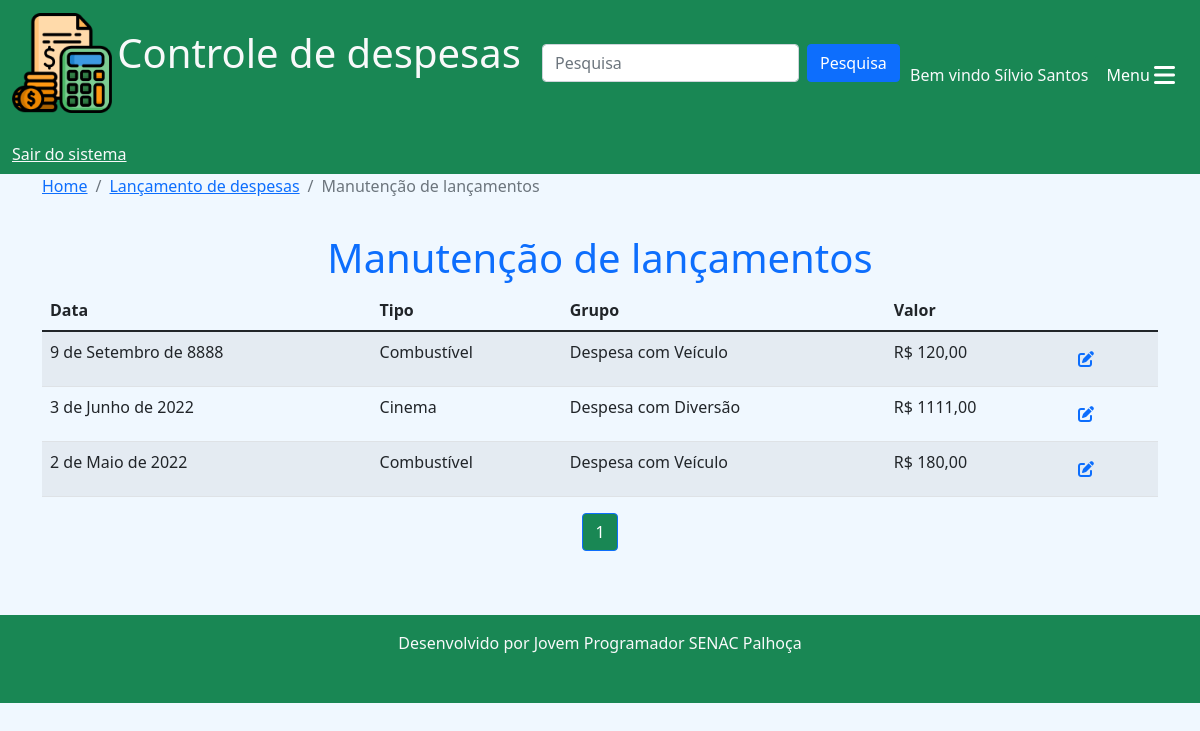
Page /despesas/manut_despesas/ (signed in) on the committed database.
### despesas/models.py (models this page shows, shortened)
class Despesa(models.Model):
    despesa = models.TextField(blank=True, null=True)
    data = models.DateField()
    usuario = models.ForeignKey(User, on_delete=models.CASCADE)
    tipo = models.ForeignKey(TipoDespesa, on_delete=models.DO_NOTHING)
    fpag = models.ForeignKey(FormaPagamento, on_delete=models.DO_NOTHING)
    valor = models.DecimalField(max_digits=10, decimal_places=2)
    class Meta:
        verbose_name = 'Despesa'
        verbose_name_plural = 'Despesas'

### cadastros/models.py (models this page shows)
class TipoDespesa(models.Model):
    tipo = models.CharField(max_length=80)
    padrao = models.BooleanField(default=False)
    usuario = models.ForeignKey(User, on_delete=models.CASCADE, blank=True, null=True)
    grupo = models.ForeignKey(GrupoDespesa, on_delete=models.CASCADE)
    ativo = models.BooleanField(default=True)
    class Meta:
        verbose_name = 'Tipo de despesa'
        verbose_name_plural = 'Tipos de despesa'
    def __str__(self):
        return self.tipo

class GrupoDespesa(models.Model):
    grupo = models.CharField(max_length=50)
    padrao = models.BooleanField(default=False)
    usuario = models.ForeignKey(User, on_delete=models.CASCADE, blank=True, null=True)
    ativo = models.BooleanField(default=True)
    class Meta:
        verbose_name = 'Grupo de despesa'
        verbose_name_plural = 'Grupos de despesa'
    def __str__(self):
        return self.grupo

### despesas/views.py (the view)
# urls.py: path('manut_despesas/', views.manut_despesas, name='manut_despesas'),
@login_required(login_url='login')
def manut_despesas(request):
    user = request.user
    despesas = Despesa.objects.all().filter(
        usuario=user
    ).order_by('-data')
    paginator = Paginator(despesas, 10)
    page = request.GET.get('p')
    despesas = paginator.get_page(page)
    return render(request, 'manut_despesa.html', {'despesas':despesas})

### despesas/templates/manut_despesa.html (shortened to what this page needs)
{% extends 'base.html'%}
{% block 'conteudo'%}
<nav aria-label="breadcrumb">
  <ol class="breadcrumb">
    <li class="breadcrumb-item"><a href="{% url 'home'%}">Home</a></li>
    <li class="breadcrumb-item"><a href="{% url 'despesa'%}">Lançamento de despesas</a></li>
    <li class="breadcrumb-item active" aria-current="page">Manutenção de lançamentos</li>
  </ol>
</nav>
<h1 style="padding-top: 20px;" class="text-center text-primary">Manutenção de lançamentos</h1>
<div class="row">
  <div class="col-12">
    <table class="table table-striped table-hover">
      <thead>
        <tr>
          <th scope="col">Data</th>
          <th scope="col">Tipo</th>
          <th scope="col">Grupo</th>
          <th scope="col">Valor</th>
        </tr>
      </thead>
      <tbody>
        {% for c in despesas%}
        <tr>
            <td>{{c.data}}</td>
            <td>{{c.tipo}}</td>
            <td>{{c.tipo.grupo}}</td>
            <td>R$ {{c.valor}}</td>
            <td><a href="{% url 'alterar_despesa' c.id%}" class="btn" title="Editar despesa"><i class="fa-solid fa-pen-to-square text-primary"></i></a></td>
        </tr>
        {%endfor%}
      </tbody>
    </table>
</div>
<nav aria-label="Page navigation example">
  <ul class="pagination justify-content-center">
    {%for pagina in despesas.paginator.page_range%}
    {%if despesas.number == pagina%}
      <li class="page-item active"><a class="page-link bg-success" href="?p={{pagina}}">{{pagina}}</a></li>
    {% elif despesas.number > pagina|add:'-3'  and despesas.number < pagina|add:'3'%}
      <li class="page-item"><a class="page-link" href="?p={{pagina}}">{{pagina}}</a></li>
    {%endif%}
    {%endfor%}
  </ul>
</nav>
</div>
{% endblock %}

### templates/base.html (shortened to what this page needs)
{% load static %}
<!DOCTYPE html>
<html lang="pt-br">
<head>
    <link href="https://cdn.jsdelivr.net/npm/bootstrap@5.1.3/dist/css/bootstrap.min.css" rel="stylesheet">
    <link rel="stylesheet" href="{% static 'css/estilo.css'%}">
</head>
<body>
    <nav class="navbar navbar-light bg-success">
        <div class="container-fluid">
          <a class="navbar-brand text-light" href="{% url 'home'%}">
            <img src="{% static 'img/icone_despesas.png'%}" width="100" height="100" class="d-inline-block align-text-middle">
            <span class="fs-1">Controle de despesas</span>
          </a>
          <form class="d-flex" action="{% url 'pesquisa'%}">
            <input class="form-control me-2" type="search" placeholder="Pesquisa" aria-label="Search" name="termo">
            <button class="btn btn-primary" type="submit">Pesquisa</button>
          </form>
          {% if user.first_name != ''%}
          <span class="text-light mt-4">Bem vindo {{user.first_name}} {{user.last_name}}</span>
          {% else %}
          <span class="text-light mt-4">Bem vindo usuário {{user}}</span>
          {% endif %}
          <button class="btn btn-success text-end mt-4" type="button" data-bs-toggle="offcanvas" data-bs-target="#offcanvasScrolling" aria-controls="offcanvasScrolling">Menu <i class="fa fa-bars fa-xl"></i></button>
          {% if user.is_authenticated %}
          <a href="{% url 'logout'%}" class="text-light mt-4">Sair do sistema</a>
          {% else %}
          <a href="{% url 'login'%}" class="text-light mt-4">Faça seu login</a>
          {% endif %}
        </div>
    </nav>
      <div class="container">
       {% block 'conteudo'%}
       {% endblock %}
      </div>
    <footer class="text-center text-light bg-success mt-5 pb-3">
        <p class="py-3">Desenvolvido por Jovem Programador SENAC Palhoça</p>
    </footer>
</body>
</html>

### templates/static/css/estilo.css (style rules this page uses)
* { margin: 0; padding: 0; }
body { background-color: aliceblue; }

### rows in the picture
Despesa: data "9 de Setembro de 8888", tipo "Combustível", tipo.grupo "Despesa com Veículo", valor "120,00"
Despesa: data "3 de Junho de 2022", tipo "Cinema", tipo.grupo "Despesa com Diversão", valor "1111,00"
Despesa: data "2 de Maio de 2022", tipo "Combustível", tipo.grupo "Despesa com Veículo", valor "180,00"

### other values in the picture
{{ user.first_name }} "Sílvio"
{{ user.last_name }} "Santos"
{{ pagina }} "1"
